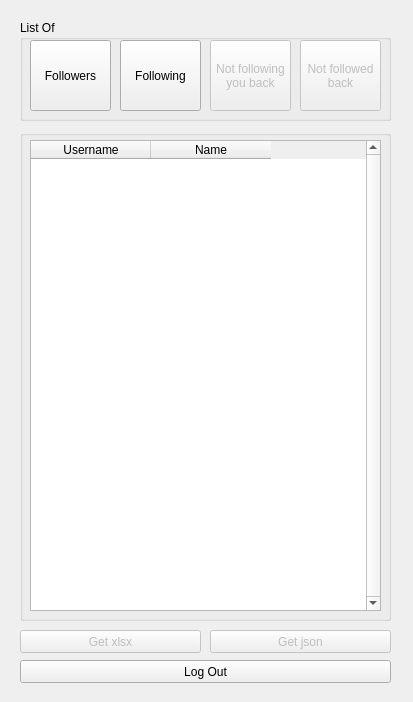
<?xml version="1.0" encoding="UTF-8"?>
<ui version="4.0">
 <class>Form</class>
 <widget class="QWidget" name="Form">
  <property name="geometry">
   <rect>
    <x>0</x>
    <y>0</y>
    <width>413</width>
    <height>702</height>
   </rect>
  </property>
  <property name="sizePolicy">
   <sizepolicy hsizetype="Fixed" vsizetype="Fixed">
    <horstretch>0</horstretch>
    <verstretch>0</verstretch>
   </sizepolicy>
  </property>
  <property name="minimumSize">
   <size>
    <width>413</width>
    <height>702</height>
   </size>
  </property>
  <property name="maximumSize">
   <size>
    <width>413</width>
    <height>702</height>
   </size>
  </property>
  <property name="windowTitle">
   <string>Form</string>
  </property>
  <widget class="QGroupBox" name="groupBox">
   <property name="geometry">
    <rect>
     <x>20</x>
     <y>20</y>
     <width>371</width>
     <height>101</height>
    </rect>
   </property>
   <property name="title">
    <string>List Of</string>
   </property>
   <widget class="QPushButton" name="pushButton_Followers">
    <property name="geometry">
     <rect>
      <x>10</x>
      <y>20</y>
      <width>81</width>
      <height>71</height>
     </rect>
    </property>
    <property name="text">
     <string>Followers</string>
    </property>
   </widget>
   <widget class="QPushButton" name="pushButton_Following">
    <property name="geometry">
     <rect>
      <x>100</x>
      <y>20</y>
      <width>81</width>
      <height>71</height>
     </rect>
    </property>
    <property name="text">
     <string>Following</string>
    </property>
   </widget>
   <widget class="QPushButton" name="pushButton_NotFollowingBack">
    <property name="enabled">
     <bool>false</bool>
    </property>
    <property name="geometry">
     <rect>
      <x>190</x>
      <y>20</y>
      <width>81</width>
      <height>71</height>
     </rect>
    </property>
    <property name="text">
     <string>Not following
you back</string>
    </property>
   </widget>
   <widget class="QPushButton" name="pushButton_NotFollowedBack">
    <property name="enabled">
     <bool>false</bool>
    </property>
    <property name="geometry">
     <rect>
      <x>280</x>
      <y>20</y>
      <width>81</width>
      <height>71</height>
     </rect>
    </property>
    <property name="text">
     <string>Not followed
back</string>
    </property>
   </widget>
  </widget>
  <widget class="QGroupBox" name="groupBox_2">
   <property name="geometry">
    <rect>
     <x>20</x>
     <y>130</y>
     <width>371</width>
     <height>491</height>
    </rect>
   </property>
   <property name="title">
    <string/>
   </property>
   <widget class="QTableWidget" name="tableWidget_list">
    <property name="geometry">
     <rect>
      <x>10</x>
      <y>10</y>
      <width>351</width>
      <height>471</height>
     </rect>
    </property>
    <property name="minimumSize">
     <size>
      <width>351</width>
      <height>471</height>
     </size>
    </property>
    <property name="maximumSize">
     <size>
      <width>16777215</width>
      <height>16777215</height>
     </size>
    </property>
    <property name="verticalScrollBarPolicy">
     <enum>Qt::ScrollBarAlwaysOn</enum>
    </property>
    <property name="horizontalScrollBarPolicy">
     <enum>Qt::ScrollBarAsNeeded</enum>
    </property>
    <property name="sizeAdjustPolicy">
     <enum>QAbstractScrollArea::AdjustToContents</enum>
    </property>
    <attribute name="horizontalHeaderMinimumSectionSize">
     <number>120</number>
    </attribute>
    <column>
     <property name="text">
      <string>Username</string>
     </property>
    </column>
    <column>
     <property name="text">
      <string>Name</string>
     </property>
    </column>
   </widget>
  </widget>
  <widget class="QPushButton" name="pushButton_GetXlsx">
   <property name="enabled">
    <bool>false</bool>
   </property>
   <property name="geometry">
    <rect>
     <x>20</x>
     <y>630</y>
     <width>181</width>
     <height>23</height>
    </rect>
   </property>
   <property name="text">
    <string>Get xlsx</string>
   </property>
  </widget>
  <widget class="QPushButton" name="pushButton_GetJson">
   <property name="enabled">
    <bool>false</bool>
   </property>
   <property name="geometry">
    <rect>
     <x>210</x>
     <y>630</y>
     <width>181</width>
     <height>23</height>
    </rect>
   </property>
   <property name="text">
    <string>Get json</string>
   </property>
  </widget>
  <widget class="QPushButton" name="pushButton_Logout">
   <property name="geometry">
    <rect>
     <x>20</x>
     <y>660</y>
     <width>371</width>
     <height>23</height>
    </rect>
   </property>
   <property name="text">
    <string>Log Out</string>
   </property>
  </widget>
 </widget>
 <resources/>
 <connections/>
</ui>
